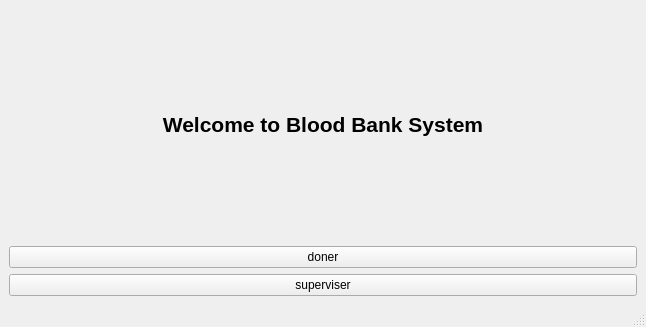
<?xml version="1.0" encoding="UTF-8"?>
<ui version="4.0">
 <class>MainWindow</class>
 <widget class="QMainWindow" name="MainWindow">
  <property name="geometry">
   <rect>
    <x>0</x>
    <y>0</y>
    <width>646</width>
    <height>327</height>
   </rect>
  </property>
  <property name="windowTitle">
   <string>Blood Bank System</string>
  </property>
  <widget class="QWidget" name="centralwidget">
   <layout class="QVBoxLayout" name="verticalLayout">
    <item>
     <widget class="QLabel" name="labelWelcome">
      <property name="font">
       <font>
        <pointsize>16</pointsize>
        <bold>true</bold>
       </font>
      </property>
      <property name="text">
       <string>Welcome to Blood Bank System</string>
      </property>
      <property name="alignment">
       <set>Qt::AlignmentFlag::AlignCenter</set>
      </property>
     </widget>
    </item>
    <item>
     <widget class="QPushButton" name="pushButton">
      <property name="text">
       <string>doner</string>
      </property>
     </widget>
    </item>
    <item>
     <widget class="QPushButton" name="pushButton_2">
      <property name="text">
       <string>superviser</string>
      </property>
     </widget>
    </item>
   </layout>
  </widget>
  <widget class="QMenuBar" name="menubar">
   <property name="geometry">
    <rect>
     <x>0</x>
     <y>0</y>
     <width>646</width>
     <height>25</height>
    </rect>
   </property>
  </widget>
  <widget class="QStatusBar" name="statusbar"/>
 </widget>
 <resources/>
 <connections/>
</ui>
